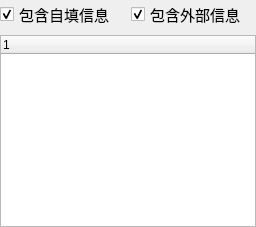
             <widget class="QWidget" name="tab_5">
              <attribute name="title">
               <string>详细</string>
              </attribute>
              <layout class="QGridLayout" name="gridLayout_25">
               <property name="leftMargin">
                <number>0</number>
               </property>
               <property name="topMargin">
                <number>0</number>
               </property>
               <property name="rightMargin">
                <number>0</number>
               </property>
               <property name="bottomMargin">
                <number>0</number>
               </property>
               <item row="0" column="0">
                <widget class="myCheckBox" name="DetailDisplayAnimeNestData">
                 <property name="minimumSize">
                  <size>
                   <width>0</width>
                   <height>25</height>
                  </size>
                 </property>
                 <property name="font">
                  <font>
                   <family>宋体</family>
                   <pointsize>11</pointsize>
                  </font>
                 </property>
                 <property name="text">
                  <string>包含自填信息</string>
                 </property>
                 <property name="checked">
                  <bool>true</bool>
                 </property>
                </widget>
               </item>
               <item row="0" column="1">
                <widget class="myCheckBox" name="DetailDisplayAnimeFetchedData">
                 <property name="minimumSize">
                  <size>
                   <width>0</width>
                   <height>25</height>
                  </size>
                 </property>
                 <property name="font">
                  <font>
                   <family>宋体</family>
                   <pointsize>11</pointsize>
                  </font>
                 </property>
                 <property name="text">
                  <string>包含外部信息</string>
                 </property>
                 <property name="checked">
                  <bool>true</bool>
                 </property>
                </widget>
               </item>
               <item row="1" column="0" colspan="2">
                <widget class="QTreeWidget" name="DetailDisplay">
                 <column>
                  <property name="text">
                   <string notr="true">1</string>
                  </property>
                 </column>
                </widget>
               </item>
              </layout>
             </widget>
